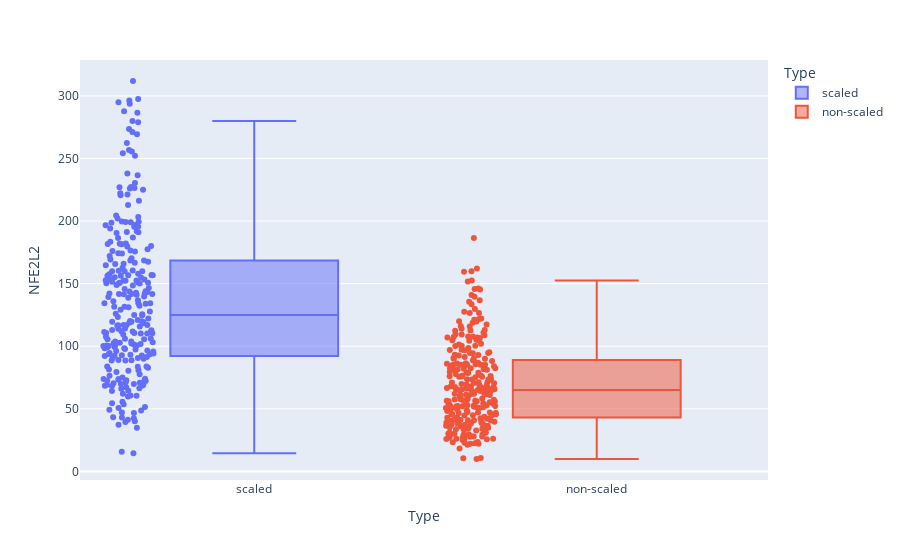

The cell this chart's notebook holds for it:
### Markdown cell above
## Test gene expresion

### Code cell
tpm_scaled_df['Type'] = 'scaled'
tpm_non_scaled_df['Type'] = 'non-scaled'

sel_cols = ['NFE2L2', 'Type']
tst_df = pd.concat([tpm_scaled_df[sel_cols], tpm_non_scaled_df[sel_cols]], axis=0)
px.box(tst_df, y='NFE2L2', x='Type', color='Type', points='all')

### Figure 1 — Plotly figure (JSON) as saved in the notebook; plotly's stock layout.template omitted (floating-point values rounded to 4 significant figures; data arrays with more than 128 entries replaced by an {"elided": "..."} marker saying what was removed)
{"data": [{"alignmentgroup": "True", "boxpoints": "all", "hovertemplate": "Type=%{x}<br>NFE2L2=%{y}<extra></extra>", "legendgroup": "scaled", "marker": {"color": "#636efa"}, "name": "scaled", "notched": false, "offsetgroup": "scaled", "orientation": "v", "showlegend": true, "type": "box", "x": {"elided": "265 str values"}, "x0": " ", "xaxis": "x", "y": {"elided": "265 float values"}, "y0": " ", "yaxis": "y"}, {"alignmentgroup": "True", "boxpoints": "all", "hovertemplate": "Type=%{x}<br>NFE2L2=%{y}<extra></extra>", "legendgroup": "non-scaled", "marker": {"color": "#EF553B"}, "name": "non-scaled", "notched": false, "offsetgroup": "non-scaled", "orientation": "v", "showlegend": true, "type": "box", "x": {"elided": "265 str values"}, "x0": " ", "xaxis": "x", "y": {"elided": "265 float values"}, "y0": " ", "yaxis": "y"}], "layout": {"boxmode": "overlay", "legend": {"title": {"text": "Type"}, "tracegroupgap": 0}, "margin": {"t": 60}, "xaxis": {"anchor": "y", "categoryarray": ["scaled", "non-scaled"], "categoryorder": "array", "domain": [0, 1], "title": {"text": "Type"}}, "yaxis": {"anchor": "x", "domain": [0, 1], "title": {"text": "NFE2L2"}}}}
